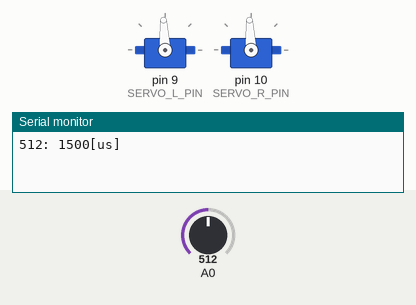
The sketch below on a simulated Arduino Uno, built with avr-gcc and run on an emulated ATmega328P. On the bench: 2 × servo, the last lines printed to the serial monitor. The test bench sets the inputs (shaded band); at power-on: A0 = 512.

Above: at 1.8 s.
1.9 s: A0 set to 716
At 2.6 s:
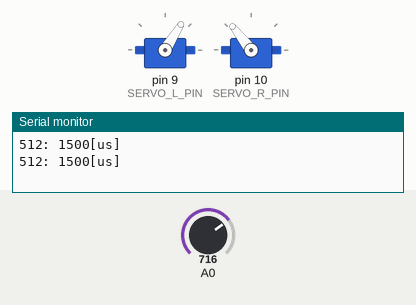
3.5 s: A0 set to 900
At 5.2 s:
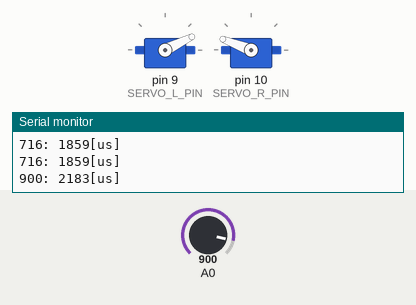
5.5 s: A0 set to 1023
At 7.0 s:
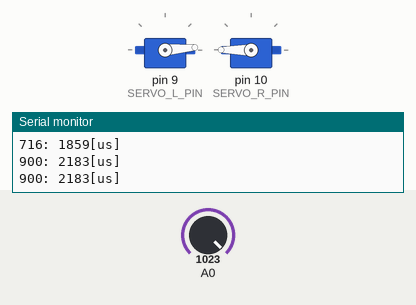
7.5 s: A0 set to 306
At 8.6 s:
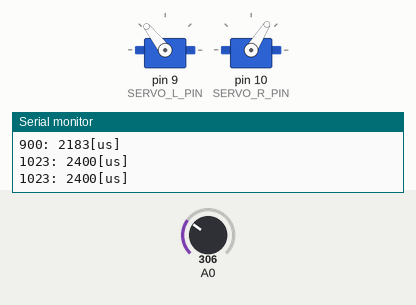
9.5 s: A0 set to 122
At 11.2 s:
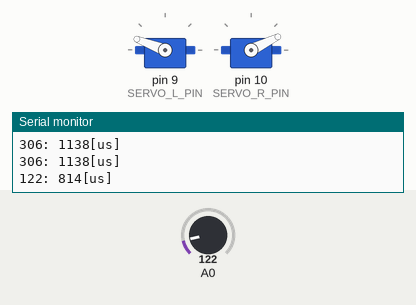
11.5 s: A0 set to 511
At 12.9 s:
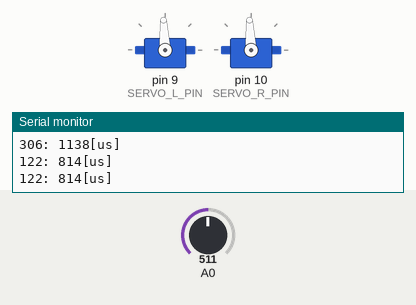
Timing chart, 0 to 14.5 s (numbered marks = the images above; inputs shaded):
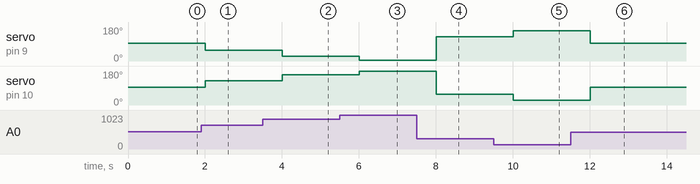

The sketch:

arduino_servo_test.ino
```cpp
#include <Servo.h>

//const int BUTTON_PIN = 2;
const int SERVO_L_PIN = 9;
const int SERVO_R_PIN = 10;

Servo servo_l, servo_r;
int pos = 0;
int potval;
int servo_l_pwm, servo_r_pwm;

void setup() {
  servo_l.attach(SERVO_L_PIN);
  servo_r.attach(SERVO_R_PIN);
  //pinMode(BUTTON_PIN, INPUT);
  Serial.begin(9600);
}

void loop() {
  potval = analogRead(A0);
  servo_r_pwm = map(potval, 0, 1023, 600, 2400);
  servo_l_pwm = map(potval, 0, 1023, 2400, 600);

  servo_l.writeMicroseconds(servo_l_pwm);
  servo_r.writeMicroseconds(servo_r_pwm);
  delay(1000);

  Serial.print(potval);
  Serial.print(": ");
  Serial.print(servo_r_pwm);
  Serial.println("[us]");

}
```

Measured:
- after the input at 1.9 s, servo on pin 9 (SERVO_L_PIN): 93° → 58° after 0.10 s; servo on pin 10 (SERVO_R_PIN): 93° → 128° after 0.10 s
- after the input at 3.5 s, servo on pin 9 (SERVO_L_PIN): 58° → 26° after 0.50 s; servo on pin 10 (SERVO_R_PIN): 128° → 159° after 0.50 s
- after the input at 5.5 s, servo on pin 9 (SERVO_L_PIN): 26° → 5° after 0.51 s; servo on pin 10 (SERVO_R_PIN): 159° → 180° after 0.51 s
- after the input at 7.5 s, servo on pin 9 (SERVO_L_PIN): 5° → 128° after 0.51 s; servo on pin 10 (SERVO_R_PIN): 180° → 58° after 0.51 s
- after the input at 9.5 s, servo on pin 9 (SERVO_L_PIN): 128° → 159° after 0.51 s; servo on pin 10 (SERVO_R_PIN): 58° → 26° after 0.51 s
- after the input at 11.5 s, servo on pin 9 (SERVO_L_PIN): 159° → 93° after 0.51 s; servo on pin 10 (SERVO_R_PIN): 26° → 93° after 0.51 s
